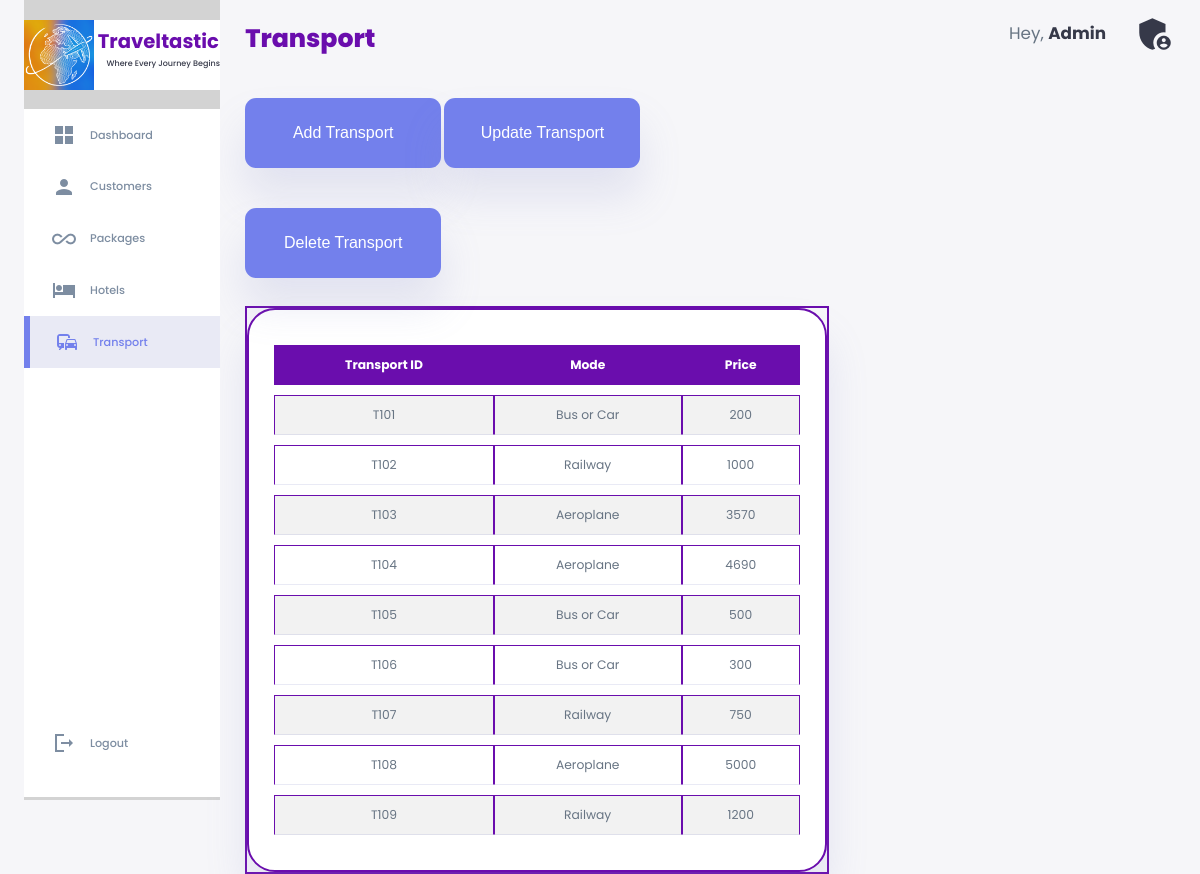
Screenshot of /Admin/transport.php with the database file from the repository.
### tables this page shows
create table Transport(Tid varchar(10) primary key, Tmode enum('Bus or Car','Railway','Aeroplane') not null, Tprice int not null);

### Admin/transport.php (the view, shortened to what this page needs)
<!DOCTYPE html>
<html lang="en">
<head>
    <link rel="stylesheet" href="./style1.css">
</head>
<body>
    <div class="container">
        <aside>
            <div class="logo">
                <img src="Where Every Journey Beginslogo1.png">
                <h2>Traveltastic</h2>
                <h3>Where Every Journey Begins</h3>
            </div>
            <div class="sidebar">
                <a href="dashboard.php">
                    <span class="material-icons-sharp">grid_view</span>
                    <h3>Dashboard</h3>
                </a>
                <a href="customer.php">
                    <span class="material-icons-sharp">person</span>
                    <h3>Customers</h3>
                </a>
                <a href="package.php">
                    <span class="material-icons-sharp">all_inclusive</span>
                    <h3>Packages</h3>
                </a>
                <a href="hotel.php">
                    <span class="material-icons-sharp">hotel</span>
                    <h3>Hotels</h3>
                </a>
                <a href="transport.html" class="active">
                    <span class="material-icons-sharp">commute</span>
                    <h3>Transport</h3>
                </a>
                <a href="#">
                    <span class="material-icons-sharp">logout</span>
                    <h3>Logout</h3>
                </a>
            </div>
        </aside>
        <main>
            <h1>Transport</h1>
            <div class="menu">
                <button class="button" onclick="openadd()">Add Transport</button>
                <button class="button" onclick="openupdate()">Update Transport</button>
                <button class="button" onclick="opendelete()">Delete Transport</button>
            </div>
            <div id="bookingDetails" class="recentorder">
                <?php
                $host = "localhost";
                $username = "root";
                $password = "";
                $database = "tourismmanagementcompany";
                $conn = mysqli_connect($host, $username, $password, $database);
                $sql = "SELECT * FROM Transport";
                $result = mysqli_query($conn, $sql);
                if (mysqli_num_rows($result) > 0) {
                    echo "<table>";
                    echo "<tr><th>Transport ID</th><th>Mode</th><th>Price</th></tr>";
                    while ($row = mysqli_fetch_assoc($result)) {
                        echo "<tr>";
                        echo "<td>" . $row['Tid'] . "</td>";
                        echo "<td>" . $row['Tmode'] . "</td>";
                        echo "<td>" . $row['Tprice'] . "</td>";
                        echo "</tr>";
                    }
                    echo "</table>";
                } else {
                    echo "No transport details found.";
                }
                ?>
            </div>
        </main>
        <div class="right">
            <div class="top">
                <div class="profile">
                    <div class="info">
                        <p>Hey, <b>Admin</b></p>
                    </div>
                    <div class="profile-icon">
                        <span class="material-icons-sharp">admin_panel_settings</span>
                    </div>
                </div>
            </div>
        </div>
    </div>
</body>
</html>

### Admin/style1.css (style rules this page uses)
:root { --color-primary: #7380ec; --color-danger: #ff7782; --color-success: #41f1b6; --color-warning: #ffbb55; --color-white: #fff; --color-info-dark: #7d8da1; --color-info-light: #dceleb; --color-dark: #363949; --color-light: rgba(132, 139, 200, 0.18); --color-primary-variant: #111e88; --color-dark-variant: #677483; --color-background: #f6f6f9; --card-border-radius: 2rem; --border-radius-1: 0.4rem; --border-radius-2: 0.8rem; --border-radius-3: 1.2rem; --card-padding: 1.8rem; --padding-1: 1.2rem; --box-shadow: 0 2rem 3rem var(--color-light); }
* { margin: 0; padding: 0; outline: 0; appearance: none; border: 0; text-decoration: none; list-style: none; box-sizing: border-box; }
html { font-size: 14px; }
body { width: 100vw; height: 100vh; font-family: poppins, sans-serif; font-size: 0.88rem; background: var(--color-background); user-select: none; overflow-x: hidden; color:var(--color-dark); }
.container { display: grid; width: 96%; margin: 0 auto; gap: 1.8rem; grid-template-columns: 14rem auto 23rem; }
a { color: var(--color-dark); }
img { display: block; width: 100%; }
h1 { font-weight: 800; font-size: 1.8rem; }
h2 { font-size: 1.4rem; }
h3 { font-size: 0.8rem; }
P { color: var(--color-dark-variant); }
b { color: var(--color-dark); }
aside { height: 100vh; background: lightgrey; }
aside .logo { display: flex; gap: 0.8rem; background: white; display: flex; align-items: center; justify-content: space-between; margin-top: 1.4rem; margin-bottom: 1.4rem; }
aside .logo img { width: 5rem; height: 5rem; }
aside .logo h2 { margin-left: -1.7rem; margin-top: -2rem; }
aside .logo h3 { display: inline-block; margin-left: -10rem; margin-top: 1.3rem; font-size: 8px; text-align: center; }
aside .sidebar { margin-top: -3rem; background: white; display: flex; flex-direction: column; height: 86vh; position: relative; top: 3rem; }
aside h3 { font-weight: 500; }
aside .sidebar a { display: flex; color: var(--color-info-dark); margin-left: 2rem; gap: 1rem; align-items: center; position: relative; height: 3.7rem; transition: all 300ms ease; }
aside .sidebar a:last-child { position: absolute; bottom: 2rem; width: 100%; }
aside .sidebar a.active { background: var(--color-light); color: var(--color-primary); margin-left: 0; }
aside .sidebar a.active:before { content:""; width: 6px; height: 100%; background: var(--color-primary); }
aside .sidebar a.active span { color: var(--color-primary); margin-left: calc(1rem - 3px); }
main { margin-top: 1.4rem; }
main .recentorder { margin-top:2rem; }
main .menu .button { height: 5rem ; width: 14rem; font-size: 16px; margin-top: 40px; border: none; cursor: pointer; border-radius: var(--border-radius-2); transition: background-color 0.3s ease; background-color: var(--color-primary); color: white; box-shadow: var(--box-shadow); }
main .recentorder table { background-color: var(--color-white); width: 100%; border-radius: var(--card-border-radius); padding: var(--card-padding); text-align: center; box-shadow: var(--box-shadow); transition: all 300ms; }
main table tbody td { height: 2.8rem; border-bottom: 1px solid var(--color-light); color: var(--color-dark-variant); }
.right { margin-top: 1.4rem; }
.right .top { display: flex; justify-content: end; }
.right .top .profile { display: flex; gap: 2rem; text-align: right; font-size: 1.2rem; }
.right .top .profile .profile-icon span { position:relative; top: -0.5rem; font-size: 2.5em; }
.recentorder { border: 2px solid #6a0dad }
h1, h2 { color: #6a0dad; }
table { width: 100%; border-collapse: separate; border-spacing: 0 10px; border: 2px solid #6a0dad; }
th, td { padding: 10px; text-align: center; border: 1px solid #6a0dad; }
th { background-color: #6a0dad; color: white; }
tr:nth-child(even) { background-color: #f2f2f2; }

### rows the page displays
transport: Tid "T101", Tmode "Bus or Car", Tprice "200"
transport: Tid "T102", Tmode "Railway", Tprice "1000"
transport: Tid "T103", Tmode "Aeroplane", Tprice "3570"
transport: Tid "T104", Tmode "Aeroplane", Tprice "4690"
transport: Tid "T105", Tmode "Bus or Car", Tprice "500"
transport: Tid "T106", Tmode "Bus or Car", Tprice "300"
transport: Tid "T107", Tmode "Railway", Tprice "750"
transport: Tid "T108", Tmode "Aeroplane", Tprice "5000"
transport: Tid "T109", Tmode "Railway", Tprice "1200"
